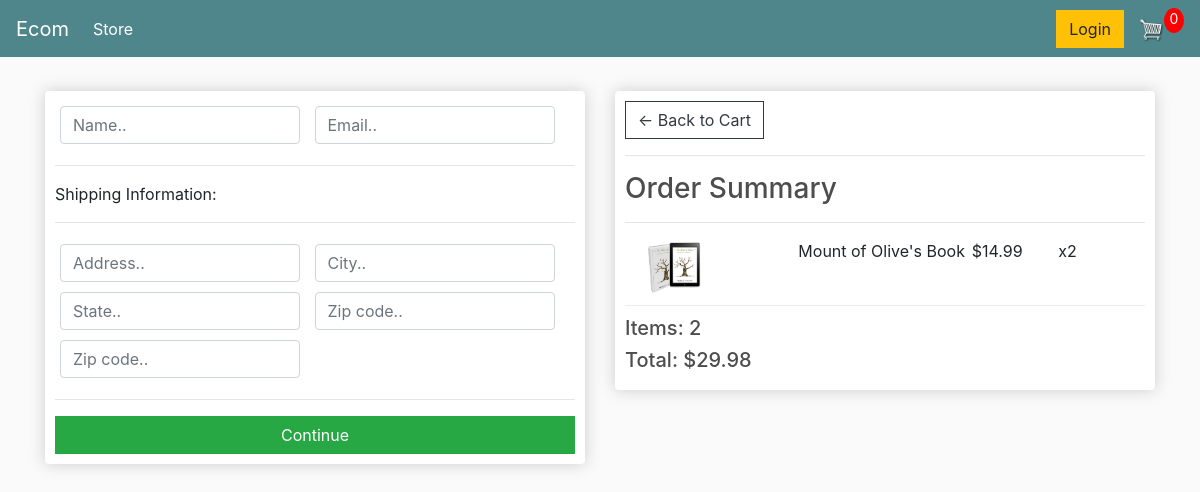
Screenshot of /checkout/ (signed in) with the database file from the repository.
### store/models.py (models this page shows, shortened)
class OrderItem(models.Model):
	product = models.ForeignKey(Product, on_delete=models.SET_NULL, null=True)
	order = models.ForeignKey(Order, on_delete=models.SET_NULL, null=True)
	quantity = models.IntegerField(default=0, null=True, blank=True)
	date_added = models.DateTimeField(auto_now_add=True)
	@property
	def get_total(self):
		total = self.product.price * self.quantity
		return total

class Product(models.Model):
	name = models.CharField(max_length=200)
	price = models.FloatField()
	digital = models.BooleanField(default=False,null=True, blank=True)
	image = models.ImageField(null=True, blank=True)
	@property
	def imageURL(self):
		try:
			url = self.image.url
		except:
			url = ''
		return url

class Order(models.Model):
	customer = models.ForeignKey(Customer, on_delete=models.SET_NULL, null=True, blank=True)
	date_ordered = models.DateTimeField(auto_now_add=True)
	complete = models.BooleanField(default=False)
	transaction_id = models.CharField(max_length=100, null=True)
	@property
	def get_cart_total(self):
		orderitems = self.orderitem_set.all()
		total = sum([item.get_total for item in orderitems])
		return total
	@property
	def get_cart_items(self):
		orderitems = self.orderitem_set.all()
		total = sum([item.quantity for item in orderitems])
		return total

### store/views.py (the view)
# urls.py: path('checkout/', views.checkout, name="checkout"),
def checkout(request):
	if request.user.is_authenticated:
		customer = request.user.customer
		order, created = Order.objects.get_or_create(customer=customer, complete=False)
		items = order.orderitem_set.all()
	else:
		items = []
		order = {'get_cart_total':0, 'get_cart_items':0}
	context = {'items':items, 'order':order}
	return render(request, 'store/checkout.html', context)

### store/templates/store/checkout.html (shortened to what this page needs)
{% extends 'store/main.html' %}
{% load static %}
{% block content %}
     <div class="row">
		<div class="col-lg-6">
			<div class="box-element" id="form-wrapper">
				<form id="form">
					<div id="user-info">
						<div class="form-field">
							<input required class="form-control" type="text" name="name" placeholder="Name..">
						</div>
						<div class="form-field">
							<input required class="form-control" type="email" name="email" placeholder="Email..">
						</div>
					</div>
					<div id="shipping-info">
						<hr>
						<p>Shipping Information:</p>
						<hr>
						<div class="form-field">
							<input class="form-control" type="text" name="address" placeholder="Address..">
						</div>
						<div class="form-field">
							<input class="form-control" type="text" name="city" placeholder="City..">
						</div>
						<div class="form-field">
							<input class="form-control" type="text" name="state" placeholder="State..">
						</div>
						<div class="form-field">
							<input class="form-control" type="text" name="zipcode" placeholder="Zip code..">
						</div>
						<div class="form-field">
							<input class="form-control" type="text" name="country" placeholder="Zip code..">
						</div>
					</div>
					<hr>
					<input id="form-button" class="btn btn-success btn-block" type="submit" value="Continue">
				</form>
			</div>
			<br>
		</div>
		<div class="col-lg-6">
			<div class="box-element">
				<a  class="btn btn-outline-dark" href="{% url 'cart' %}">&#x2190; Back to Cart</a>
				<hr>
				<h3>Order Summary</h3>
				<hr>
				{% for item in items %}
				<div class="cart-row">
					<div style="flex:2"><img class="row-image" src="{{item.product.imageURL}}"></div>
					<div style="flex:2"><p>{{item.product.name}}</p></div>
					<div style="flex:1"><p>${{item.product.price|floatformat:2}}</p></div>
					<div style="flex:1"><p>x{{item.quantity}}</p></div>
				</div>
				{% endfor %}
				<h5>Items:   {{order.get_cart_items}}</h5>
				<h5>Total:   ${{order.get_cart_total|floatformat:2}}</h5>
			</div>
		</div>
	</div>
{% endblock content %}

### static/css/main.css (style rules this page uses)
body { background-color: hsl(0, 0%, 98%); }
h1,h2,h3,h4,h5,h6 { color:hsl(0, 0%, 30%); }
.box-element { box-shadow:hsl(0, 0%, 80%) 0 0 16px; background-color: #fff; border-radius: 4px; padding: 10px; }
.col-lg-4, .col-lg-6, .col-lg-8, .col-lg-12 { margin-top: 10px; }
.btn { border-radius: 0; }
.row-image { width: 100px; }
.form-field { width:250px; display: inline-block; padding: 5px; }
.cart-row { display: flex; align-items: flex-stretch; padding-bottom: 10px; margin-bottom: 10px; border-bottom: 1px solid #ececec; }

### rows the page displays
OrderItem: product.imageURL (picture), product.name "Mount of Olive's Book", product.price "14.99", quantity "2"
Order: get_cart_items "2", get_cart_total "29.98"
